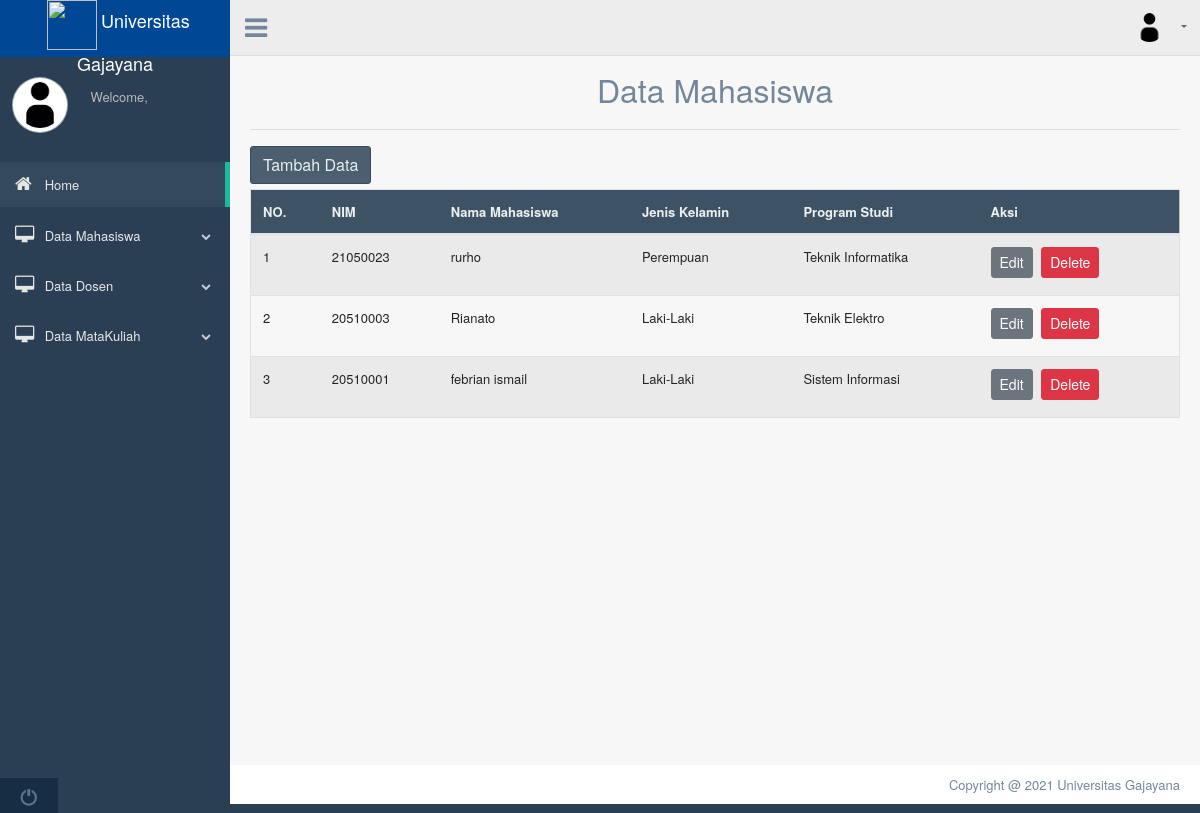
Screenshot of /index.php?page=tampil_mhs with the database file from the repository.
### tables this page shows
CREATE TABLE `mahasiswa` (
  `Nim` int(10) NOT NULL,
  `Nama_Mhs` varchar(50) NOT NULL,
  `Jenis_Kelamin` varchar(50) NOT NULL,
  `Program_Studi` varchar(50) NOT NULL
);

### tampil_data_mahasiswa.php (the view, shortened to what this page needs)
<?php
include('koneksi.php');
?>
<div class="container" style="margin-top:20px">
	<center>
		<font size="6">Data Mahasiswa</font>
	</center>
	<hr>
	<a href="index.php?page=tambah_mhs"><button class="btn btn-dark right">Tambah Data</button></a>
	<div class="table-responsive">
		<table class="table table-striped jambo_table bulk_action">
			<thead>
				<tr>
					<th>NO.</th>
					<th>NIM</th>
					<th>Nama Mahasiswa</th>
					<th>Jenis Kelamin</th>
					<th>Program Studi</th>
					<th>Aksi</th>
				</tr>
			</thead>
			<tbody>
				<?php
				$sql = mysqli_query($conn, "SELECT * FROM mahasiswa ORDER BY Nim DESC") or die(mysqli_error($conn));
				if (mysqli_num_rows($sql) > 0) {
					$no = 1;
					while ($data = mysqli_fetch_assoc($sql)) {
						echo '
						<tr>
							<td>' . $no . '</td>
							<td>' . $data['Nim'] . '</td>
							<td>' . $data['Nama_Mhs'] . '</td>
							<td>' . $data['Jenis_Kelamin'] . '</td>
							<td>' . $data['Program_Studi'] . '</td>
							<td>
								<a href="index.php?page=edit_mhs&Nim=' . $data['Nim'] . '" class="btn btn-secondary btn-sm">Edit</a>
								<a href="delete.php?Nim=' . $data['Nim'] . '" class="btn btn-danger btn-sm" onclick="return confirm(\'Yakin ingin menghapus data ini?\')">Delete</a>
							</td>
						</tr>
						';
						$no++;
					}
				} else {
					echo '
					<tr>
						<td colspan="6">Tidak ada data.</td>
					</tr>
					';
				}
				?>
		</table>
	</div>
</div>

### index.php (shortened to what this page needs)
<!DOCTYPE html>
<html lang="en">
<head>
  <link href="assets/bootstrap/dist/css/bootstrap.min.css" rel="stylesheet">
  <link href="assets/font-awesome/css/font-awesome.min.css" rel="stylesheet">
  <link href="assets/nprogress/nprogress.css" rel="stylesheet">
  <link href="assets/iCheck/skins/flat/green.css" rel="stylesheet">
  <link href="assets/bootstrap-progressbar/css/bootstrap-progressbar-3.3.4.min.css" rel="stylesheet">
  <link href="assets/css/custom.min.css" rel="stylesheet">
</head>
<body class="nav-md">
  <div class="container body">
    <div class="main_container">
      <div class="col-md-3 left_col">
        <div class=" left_col scroll-view">
          <div class="navbar nav_title" style="border: 0;">
            <center>
              &nbsp; <span><a href="index.php">
                  <img src="assets/images/LOGO-UNIGA-ONLY.png" width="50" height="50">
                  <font size="4.95" color="white" face="Helvetica Neue">
                    Universitas Gajayana
                  </font>
              </span></a>
            </center>
          </div>
          <div class="profile clearfix">
            <div class="profile_pic">
              <img src="assets/images/user-icon.png" alt="..." class="img-circle profile_img">
            </div>
            <div class="profile_info">
              <span>Welcome,</span>
            </div>
          </div>
          <br />
          <div id="sidebar-menu" class="main_menu_side hidden-print main_menu">
            <div class="menu_section">
              <ul class="nav side-menu">
                <li><a href="index.php"><i class="fa fa-home"></i> Home <span class="fa fa-chevron"></span></a>
                </li>
                <li><a href="#"><i class="fa fa-desktop"></i> Data Mahasiswa <span class="fa fa-chevron-down"></span></a>
                </li>
                <li><a><i class="fa fa-desktop"></i> Data Dosen <span class="fa fa-chevron-down"></span></a>
                </li>
                <li><a><i class="fa fa-desktop"></i> Data MataKuliah <span class="fa fa-chevron-down"></span></a>
                </li>
              </ul>
            </div>
          </div>
          <div class="sidebar-footer hidden-small">
            <a data-toggle="tooltip" data-placement="top" title="Logout" href="logout.php">
              <span class="glyphicon glyphicon-off" aria-hidden="true"></span>
            </a>
          </div>
        </div>
      </div>
      <div class="top_nav">
        <div class="nav_menu">
          <div class="nav toggle">
            <a id="menu_toggle"><i class="fa fa-bars"></i></a>
          </div>
          <nav class="nav navbar-nav">
            <ul class=" navbar-right">
              <li class="nav-item dropdown open">
                <a href="#" class="user-profile dropdown-toggle" aria-haspopup="true" id="navbarDropdown" data-toggle="dropdown" aria-expanded="false">
                  <img src="assets/images/user-icon.png" alt="">
                </a>
              </li>
            </ul>
          </nav>
        </div>
      </div>
    </div>
    <div class="right_col" role="main">
      <?php
      $queries = array();
      parse_str($_SERVER['QUERY_STRING'], $queries);
      switch ($queries['page']) {
        case 'tampil_mhs':
          include 'tampil_data_mahasiswa.php';
          break;
      }
      ?>
    </div>
    <footer>
      <div class="pull-right">
        Copyright @ 2021 Universitas Gajayana
      </div>
      <div class="clearfix"></div>
    </footer>
  </div>
</body>
</html>

### rows the page displays
mahasiswa: Nim "21050023", Nama_Mhs "rurho", Jenis_Kelamin "Perempuan", Program_Studi "Teknik Informatika"
mahasiswa: Nim "20510003", Nama_Mhs "Rianato", Jenis_Kelamin "Laki-Laki", Program_Studi "Teknik Elektro"
mahasiswa: Nim "20510001", Nama_Mhs "febrian ismail", Jenis_Kelamin "Laki-Laki", Program_Studi "Sistem Informasi"
